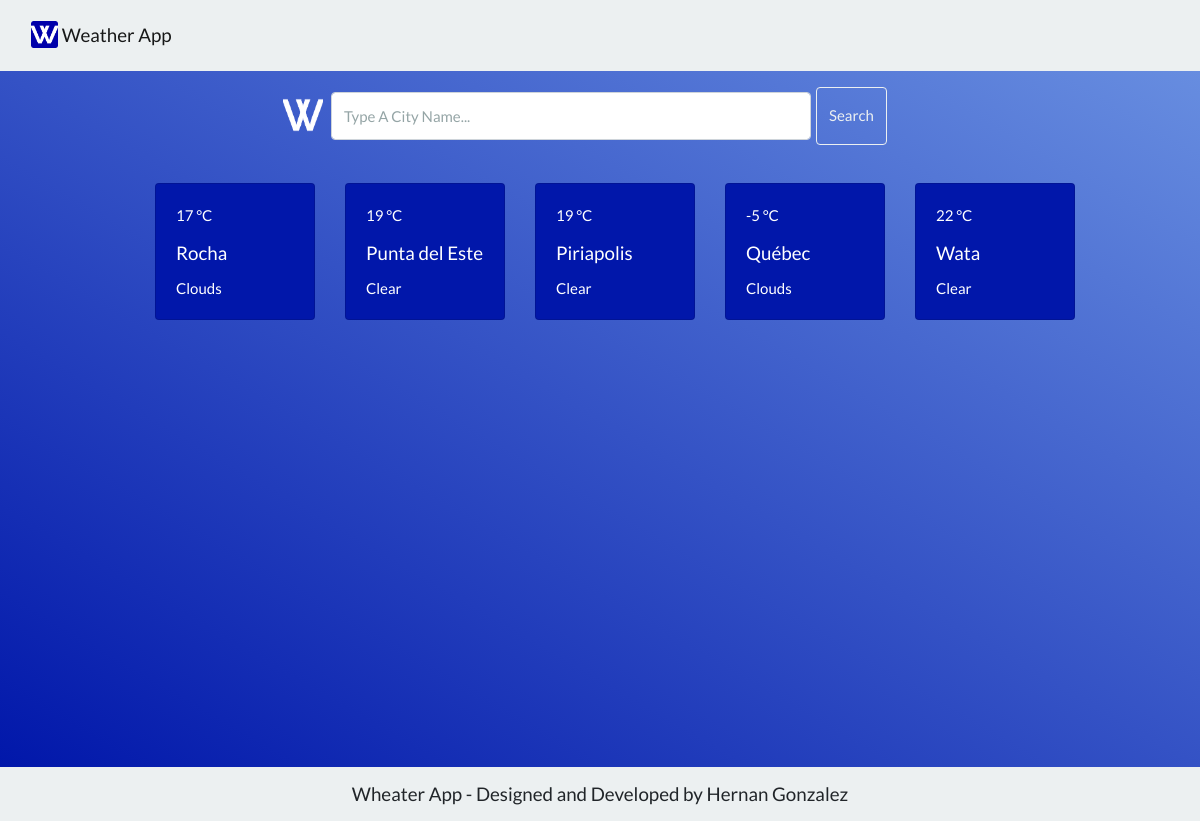
/, run on an earlier commit of the app's database.
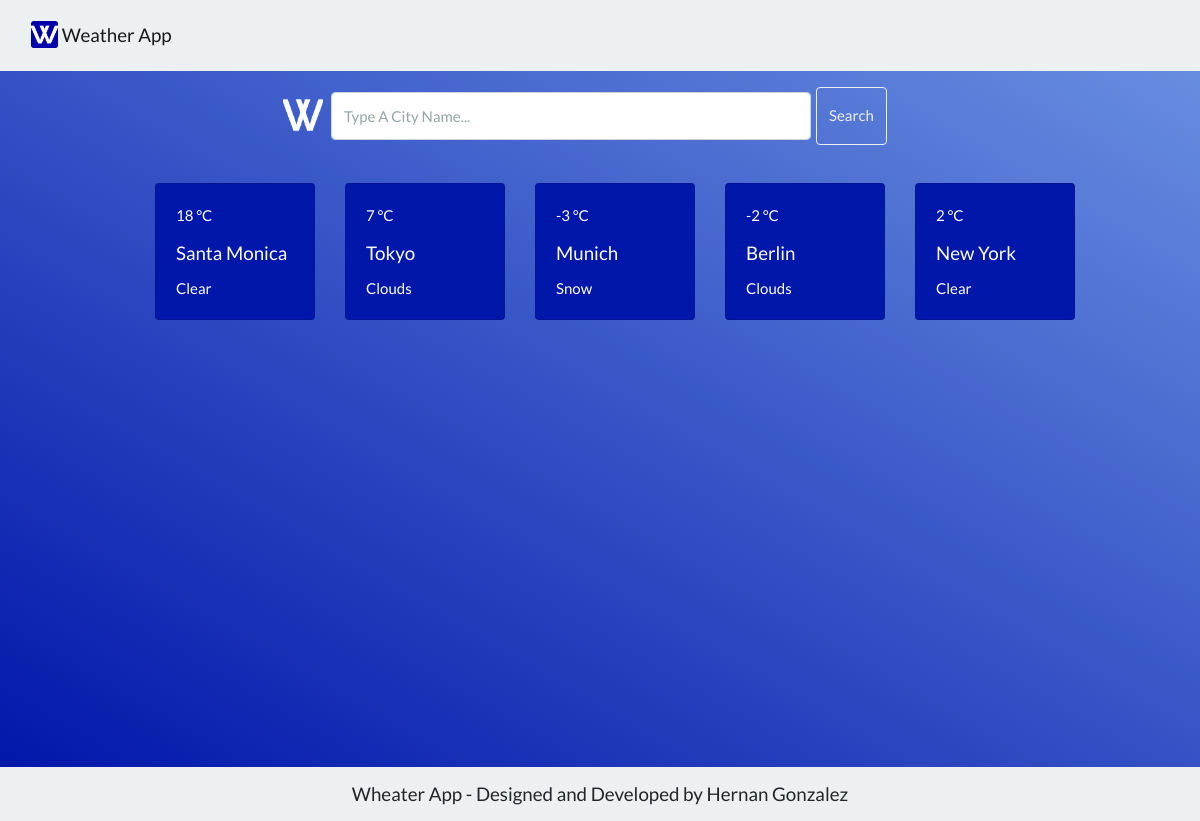
And on a later commit of the database.
### backend/models.py (models this page shows, shortened)
class LatestSearch(models.Model):
    city = models.CharField(max_length=30)
    long = models.IntegerField()
    lat = models.IntegerField()
    weather_main = models.CharField(max_length=30)
    weather_description = models.CharField(max_length=30)
    weather_icon = models.CharField(max_length=30)
    temperature = models.IntegerField()
    feels_like = models.IntegerField()
    temp_min = models.IntegerField()
    temp_max = models.IntegerField()
    pressure = models.IntegerField()
    humidity = models.IntegerField()
    visibility = models.IntegerField()
    wind_speed = models.IntegerField()
    wind_deg = models.IntegerField()
    clouds = models.IntegerField()

### backend/views.py (the view)
# urls.py: path('', views.index),
def index(request):
    cities = City.objects.all().values()
    favourite_cities = FavouriteCity.objects.all().order_by('-id')[:5]
    header = Headers.objects.get(name='index_header')
    latest_search = LatestSearch.objects.all().order_by('-id')[:5]
    return render(request, 'index.html', {
        'city': cities,
        'header': header,
        'latest_search': latest_search,
        'favourite_cities': favourite_cities
        })

### frontend/templates/index.html (shortened to what this page needs)
{% extends 'base.html' %}
{% block content %}
<div class="containert" id="main-container-index">
    <div class="flex-container">
        <div class="row">
            <form id="search-form">{% csrf_token %}
                <div class="flex-item">
                    <img src="static/images/w-icon-nobg-sm.png" alt="" class="flex-item">
                    <input type="text" class="flex-item form-control" placeholder="Type a city name..." aria-label="Recipient's username" aria-describedby="button-addon2">
                    <button class="flex-item btn btn-outline-light" type="submit" id="button-addon2">Search</button>
                </div>
            </form>
        </div>
        <div class="row col-12 justify-content-center">
            {% if latest_search %}
                {% for search in latest_search %}
                <div class="col-2">
                    <div class="weather-result">
                        <div class="col">
                            <div class="card card-weather">
                                <div class="card-body">
                                    <p class="card-text latest-r-temp" >{{search.temperature}} °C</p>
                                <h5 class="card-title latest-r-title" >{{search.city}}</h5>
                                <p class="card-text latest-r-main" >{{search.weather_main}}</p>
                                </div>
                            </div>
                        </div>
                    </div>
                </div>
                {% endfor %}
            {% endif %}
        </div>
    </div>
</div>
{% endblock %}

What changed in the data, as far as the page shows it:
no longer on this page (row unchanged): LatestSearch: temperature "17", city "Rocha", weather_main "Clouds"
no longer on this page (row unchanged): LatestSearch: temperature "19", city "Punta del Este", weather_main "Clear"
no longer on this page (row unchanged): LatestSearch: temperature "19", city "Piriapolis", weather_main "Clear"
no longer on this page (row unchanged): LatestSearch: temperature "-5", city "Québec", weather_main "Clouds"
no longer on this page (row unchanged): LatestSearch: temperature "22", city "Wata", weather_main "Clear"
added LatestSearch: temperature "18", city "Santa Monica", weather_main "Clear"
added LatestSearch: temperature "7", city "Tokyo", weather_main "Clouds"
added LatestSearch: temperature "-3", city "Munich", weather_main "Snow"
added LatestSearch: temperature "-2", city "Berlin", weather_main "Clouds"
added LatestSearch: temperature "2", city "New York", weather_main "Clear"
